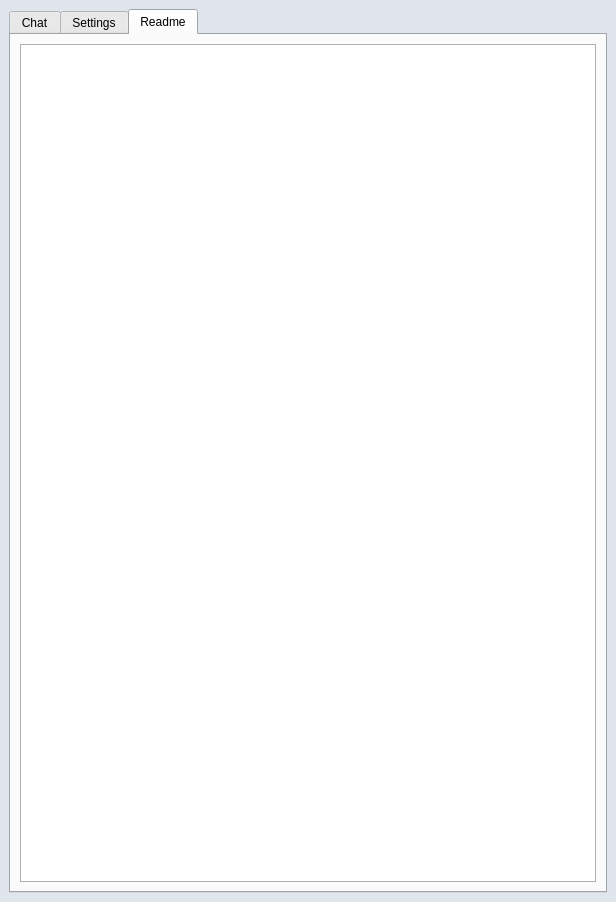
<?xml version="1.0" encoding="UTF-8"?>
<ui version="4.0">
 <class>QGISGPTPluginDockWidgetBase</class>
 <widget class="QDockWidget" name="QGISGPTPluginDockWidgetBase">
  <property name="geometry">
   <rect>
    <x>0</x>
    <y>0</y>
    <width>616</width>
    <height>902</height>
   </rect>
  </property>
  <property name="sizePolicy">
   <sizepolicy hsizetype="Preferred" vsizetype="Preferred">
    <horstretch>0</horstretch>
    <verstretch>0</verstretch>
   </sizepolicy>
  </property>
  <property name="palette">
   <palette>
    <active>
     <colorrole role="Base">
      <brush brushstyle="SolidPattern">
       <color alpha="255">
        <red>255</red>
        <green>255</green>
        <blue>255</blue>
       </color>
      </brush>
     </colorrole>
     <colorrole role="Window">
      <brush brushstyle="SolidPattern">
       <color alpha="255">
        <red>224</red>
        <green>230</green>
        <blue>236</blue>
       </color>
      </brush>
     </colorrole>
    </active>
    <inactive>
     <colorrole role="Base">
      <brush brushstyle="SolidPattern">
       <color alpha="255">
        <red>255</red>
        <green>255</green>
        <blue>255</blue>
       </color>
      </brush>
     </colorrole>
     <colorrole role="Window">
      <brush brushstyle="SolidPattern">
       <color alpha="255">
        <red>224</red>
        <green>230</green>
        <blue>236</blue>
       </color>
      </brush>
     </colorrole>
    </inactive>
    <disabled>
     <colorrole role="Base">
      <brush brushstyle="SolidPattern">
       <color alpha="255">
        <red>224</red>
        <green>230</green>
        <blue>236</blue>
       </color>
      </brush>
     </colorrole>
     <colorrole role="Window">
      <brush brushstyle="SolidPattern">
       <color alpha="255">
        <red>224</red>
        <green>230</green>
        <blue>236</blue>
       </color>
      </brush>
     </colorrole>
    </disabled>
   </palette>
  </property>
  <property name="windowIcon">
   <iconset>
    <normaloff>icon.png</normaloff>icon.png</iconset>
  </property>
  <property name="floating">
   <bool>false</bool>
  </property>
  <property name="windowTitle">
   <string>QGISGPT</string>
  </property>
  <widget class="QWidget" name="dockWidgetContents">
   <layout class="QVBoxLayout" name="verticalLayout_7">
    <item>
     <widget class="QTabWidget" name="tabWidget">
      <property name="palette">
       <palette>
        <active>
         <colorrole role="Base">
          <brush brushstyle="SolidPattern">
           <color alpha="255">
            <red>255</red>
            <green>255</green>
            <blue>255</blue>
           </color>
          </brush>
         </colorrole>
         <colorrole role="Window">
          <brush brushstyle="SolidPattern">
           <color alpha="255">
            <red>222</red>
            <green>228</green>
            <blue>238</blue>
           </color>
          </brush>
         </colorrole>
        </active>
        <inactive>
         <colorrole role="Base">
          <brush brushstyle="SolidPattern">
           <color alpha="255">
            <red>255</red>
            <green>255</green>
            <blue>255</blue>
           </color>
          </brush>
         </colorrole>
         <colorrole role="Window">
          <brush brushstyle="SolidPattern">
           <color alpha="255">
            <red>222</red>
            <green>228</green>
            <blue>238</blue>
           </color>
          </brush>
         </colorrole>
        </inactive>
        <disabled>
         <colorrole role="Base">
          <brush brushstyle="SolidPattern">
           <color alpha="255">
            <red>222</red>
            <green>228</green>
            <blue>238</blue>
           </color>
          </brush>
         </colorrole>
         <colorrole role="Window">
          <brush brushstyle="SolidPattern">
           <color alpha="255">
            <red>222</red>
            <green>228</green>
            <blue>238</blue>
           </color>
          </brush>
         </colorrole>
        </disabled>
       </palette>
      </property>
      <property name="autoFillBackground">
       <bool>false</bool>
      </property>
      <property name="currentIndex">
       <number>2</number>
      </property>
      <widget class="QWidget" name="tab_interact">
       <property name="sizePolicy">
        <sizepolicy hsizetype="Preferred" vsizetype="Preferred">
         <horstretch>0</horstretch>
         <verstretch>0</verstretch>
        </sizepolicy>
       </property>
       <attribute name="title">
        <string>Chat</string>
       </attribute>
       <layout class="QVBoxLayout" name="verticalLayout_3">
        <item>
         <widget class="QGroupBox" name="groupBox">
          <property name="title">
           <string>Focus Layer</string>
          </property>
          <layout class="QVBoxLayout" name="verticalLayout">
           <item>
            <widget class="QComboBox" name="layerNamesComboBox">
             <property name="currentText">
              <string/>
             </property>
             <property name="currentIndex">
              <number>-1</number>
             </property>
             <property name="maxVisibleItems">
              <number>11</number>
             </property>
             <property name="placeholderText">
              <string>Focus Layer</string>
             </property>
            </widget>
           </item>
          </layout>
         </widget>
        </item>
        <item>
         <widget class="QSplitter" name="splitter_2">
          <property name="orientation">
           <enum>Qt::Vertical</enum>
          </property>
          <widget class="QSplitter" name="splitter">
           <property name="orientation">
            <enum>Qt::Vertical</enum>
           </property>
           <widget class="QTextBrowser" name="textBrowser">
            <property name="palette">
             <palette>
              <active>
               <colorrole role="Base">
                <brush brushstyle="SolidPattern">
                 <color alpha="255">
                  <red>255</red>
                  <green>255</green>
                  <blue>255</blue>
                 </color>
                </brush>
               </colorrole>
              </active>
              <inactive>
               <colorrole role="Base">
                <brush brushstyle="SolidPattern">
                 <color alpha="255">
                  <red>255</red>
                  <green>255</green>
                  <blue>255</blue>
                 </color>
                </brush>
               </colorrole>
              </inactive>
              <disabled>
               <colorrole role="Base">
                <brush brushstyle="SolidPattern">
                 <color alpha="255">
                  <red>240</red>
                  <green>240</green>
                  <blue>240</blue>
                 </color>
                </brush>
               </colorrole>
              </disabled>
             </palette>
            </property>
            <property name="font">
             <font>
              <family>Arial</family>
              <pointsize>10</pointsize>
             </font>
            </property>
            <property name="html">
             <string>&lt;!DOCTYPE HTML PUBLIC &quot;-//W3C//DTD HTML 4.0//EN&quot; &quot;http://www.w3.org/TR/REC-html40/strict.dtd&quot;&gt;
&lt;html&gt;&lt;head&gt;&lt;meta name=&quot;qrichtext&quot; content=&quot;1&quot; /&gt;&lt;style type=&quot;text/css&quot;&gt;
p, li { white-space: pre-wrap; }
&lt;/style&gt;&lt;/head&gt;&lt;body style=&quot; font-family:'Arial'; font-size:10pt; font-weight:400; font-style:normal;&quot;&gt;
&lt;p style=&quot;-qt-paragraph-type:empty; margin-top:0px; margin-bottom:0px; margin-left:0px; margin-right:0px; -qt-block-indent:0; text-indent:0px; font-family:'sans-serif';&quot;&gt;&lt;br /&gt;&lt;/p&gt;&lt;/body&gt;&lt;/html&gt;</string>
            </property>
            <property name="openExternalLinks">
             <bool>true</bool>
            </property>
           </widget>
           <widget class="QWidget" name="">
            <layout class="QHBoxLayout" name="horizontalLayout">
             <item>
              <widget class="QPlainTextEdit" name="inputText">
               <property name="sizePolicy">
                <sizepolicy hsizetype="Preferred" vsizetype="Preferred">
                 <horstretch>0</horstretch>
                 <verstretch>0</verstretch>
                </sizepolicy>
               </property>
               <property name="palette">
                <palette>
                 <active>
                  <colorrole role="Base">
                   <brush brushstyle="SolidPattern">
                    <color alpha="255">
                     <red>227</red>
                     <green>229</green>
                     <blue>248</blue>
                    </color>
                   </brush>
                  </colorrole>
                 </active>
                 <inactive>
                  <colorrole role="Base">
                   <brush brushstyle="SolidPattern">
                    <color alpha="255">
                     <red>227</red>
                     <green>229</green>
                     <blue>248</blue>
                    </color>
                   </brush>
                  </colorrole>
                 </inactive>
                 <disabled>
                  <colorrole role="Base">
                   <brush brushstyle="SolidPattern">
                    <color alpha="255">
                     <red>240</red>
                     <green>240</green>
                     <blue>240</blue>
                    </color>
                   </brush>
                  </colorrole>
                 </disabled>
                </palette>
               </property>
               <property name="frameShape">
                <enum>QFrame::Box</enum>
               </property>
               <property name="frameShadow">
                <enum>QFrame::Plain</enum>
               </property>
               <property name="lineWidth">
                <number>2</number>
               </property>
               <property name="verticalScrollBarPolicy">
                <enum>Qt::ScrollBarAsNeeded</enum>
               </property>
               <property name="horizontalScrollBarPolicy">
                <enum>Qt::ScrollBarAsNeeded</enum>
               </property>
               <property name="backgroundVisible">
                <bool>false</bool>
               </property>
               <property name="placeholderText">
                <string>Your query...</string>
               </property>
              </widget>
             </item>
             <item>
              <widget class="QPushButton" name="submitButton">
               <property name="sizePolicy">
                <sizepolicy hsizetype="Maximum" vsizetype="Maximum">
                 <horstretch>0</horstretch>
                 <verstretch>0</verstretch>
                </sizepolicy>
               </property>
               <property name="maximumSize">
                <size>
                 <width>65</width>
                 <height>65</height>
                </size>
               </property>
               <property name="palette">
                <palette>
                 <active>
                  <colorrole role="Button">
                   <brush brushstyle="SolidPattern">
                    <color alpha="255">
                     <red>212</red>
                     <green>219</green>
                     <blue>240</blue>
                    </color>
                   </brush>
                  </colorrole>
                 </active>
                 <inactive>
                  <colorrole role="Button">
                   <brush brushstyle="SolidPattern">
                    <color alpha="255">
                     <red>212</red>
                     <green>219</green>
                     <blue>240</blue>
                    </color>
                   </brush>
                  </colorrole>
                 </inactive>
                 <disabled>
                  <colorrole role="Button">
                   <brush brushstyle="SolidPattern">
                    <color alpha="255">
                     <red>212</red>
                     <green>219</green>
                     <blue>240</blue>
                    </color>
                   </brush>
                  </colorrole>
                 </disabled>
                </palette>
               </property>
               <property name="text">
                <string/>
               </property>
               <property name="icon">
                <iconset>
                 <normaloff>icon.png</normaloff>icon.png</iconset>
               </property>
               <property name="iconSize">
                <size>
                 <width>32</width>
                 <height>32</height>
                </size>
               </property>
               <property name="autoDefault">
                <bool>false</bool>
               </property>
               <property name="default">
                <bool>false</bool>
               </property>
               <property name="flat">
                <bool>false</bool>
               </property>
              </widget>
             </item>
            </layout>
           </widget>
          </widget>
          <widget class="QGroupBox" name="groupBox_3">
           <property name="title">
            <string>Python Code Preview</string>
           </property>
           <layout class="QVBoxLayout" name="verticalLayout_4">
            <item>
             <widget class="QTextEdit" name="outputText">
              <property name="sizePolicy">
               <sizepolicy hsizetype="Expanding" vsizetype="Expanding">
                <horstretch>0</horstretch>
                <verstretch>0</verstretch>
               </sizepolicy>
              </property>
              <property name="palette">
               <palette>
                <active>
                 <colorrole role="WindowText">
                  <brush brushstyle="SolidPattern">
                   <color alpha="255">
                    <red>0</red>
                    <green>0</green>
                    <blue>0</blue>
                   </color>
                  </brush>
                 </colorrole>
                 <colorrole role="Text">
                  <brush brushstyle="SolidPattern">
                   <color alpha="255">
                    <red>238</red>
                    <green>238</green>
                    <blue>238</blue>
                   </color>
                  </brush>
                 </colorrole>
                 <colorrole role="Base">
                  <brush brushstyle="SolidPattern">
                   <color alpha="255">
                    <red>85</red>
                    <green>85</green>
                    <blue>85</blue>
                   </color>
                  </brush>
                 </colorrole>
                 <colorrole role="AlternateBase">
                  <brush brushstyle="SolidPattern">
                   <color alpha="255">
                    <red>24</red>
                    <green>24</green>
                    <blue>24</blue>
                   </color>
                  </brush>
                 </colorrole>
                 <colorrole role="PlaceholderText">
                  <brush brushstyle="SolidPattern">
                   <color alpha="128">
                    <red>238</red>
                    <green>238</green>
                    <blue>238</blue>
                   </color>
                  </brush>
                 </colorrole>
                </active>
                <inactive>
                 <colorrole role="WindowText">
                  <brush brushstyle="SolidPattern">
                   <color alpha="255">
                    <red>0</red>
                    <green>0</green>
                    <blue>0</blue>
                   </color>
                  </brush>
                 </colorrole>
                 <colorrole role="Text">
                  <brush brushstyle="SolidPattern">
                   <color alpha="255">
                    <red>238</red>
                    <green>238</green>
                    <blue>238</blue>
                   </color>
                  </brush>
                 </colorrole>
                 <colorrole role="Base">
                  <brush brushstyle="SolidPattern">
                   <color alpha="255">
                    <red>85</red>
                    <green>85</green>
                    <blue>85</blue>
                   </color>
                  </brush>
                 </colorrole>
                 <colorrole role="AlternateBase">
                  <brush brushstyle="SolidPattern">
                   <color alpha="255">
                    <red>24</red>
                    <green>24</green>
                    <blue>24</blue>
                   </color>
                  </brush>
                 </colorrole>
                 <colorrole role="PlaceholderText">
                  <brush brushstyle="SolidPattern">
                   <color alpha="128">
                    <red>238</red>
                    <green>238</green>
                    <blue>238</blue>
                   </color>
                  </brush>
                 </colorrole>
                </inactive>
                <disabled>
                 <colorrole role="WindowText">
                  <brush brushstyle="SolidPattern">
                   <color alpha="255">
                    <red>120</red>
                    <green>120</green>
                    <blue>120</blue>
                   </color>
                  </brush>
                 </colorrole>
                 <colorrole role="Text">
                  <brush brushstyle="SolidPattern">
                   <color alpha="255">
                    <red>120</red>
                    <green>120</green>
                    <blue>120</blue>
                   </color>
                  </brush>
                 </colorrole>
                 <colorrole role="Base">
                  <brush brushstyle="SolidPattern">
                   <color alpha="255">
                    <red>240</red>
                    <green>240</green>
                    <blue>240</blue>
                   </color>
                  </brush>
                 </colorrole>
                 <colorrole role="AlternateBase">
                  <brush brushstyle="SolidPattern">
                   <color alpha="255">
                    <red>24</red>
                    <green>24</green>
                    <blue>24</blue>
                   </color>
                  </brush>
                 </colorrole>
                 <colorrole role="PlaceholderText">
                  <brush brushstyle="SolidPattern">
                   <color alpha="128">
                    <red>0</red>
                    <green>0</green>
                    <blue>0</blue>
                   </color>
                  </brush>
                 </colorrole>
                </disabled>
               </palette>
              </property>
              <property name="font">
               <font>
                <family>Courier</family>
               </font>
              </property>
              <property name="cursor" stdset="0">
               <cursorShape>IBeamCursor</cursorShape>
              </property>
              <property name="acceptDrops">
               <bool>false</bool>
              </property>
              <property name="autoFillBackground">
               <bool>false</bool>
              </property>
              <property name="frameShape">
               <enum>QFrame::Box</enum>
              </property>
              <property name="frameShadow">
               <enum>QFrame::Plain</enum>
              </property>
              <property name="verticalScrollBarPolicy">
               <enum>Qt::ScrollBarAsNeeded</enum>
              </property>
              <property name="horizontalScrollBarPolicy">
               <enum>Qt::ScrollBarAlwaysOff</enum>
              </property>
             </widget>
            </item>
            <item>
             <layout class="QHBoxLayout" name="horizontalLayout_2">
              <item>
               <widget class="QPushButton" name="outputClearButton">
                <property name="text">
                 <string>Clear</string>
                </property>
               </widget>
              </item>
              <item>
               <widget class="QPushButton" name="executeButton">
                <property name="text">
                 <string>Run python</string>
                </property>
               </widget>
              </item>
              <item>
               <widget class="QCheckBox" name="autoExecCheckBox">
                <property name="sizePolicy">
                 <sizepolicy hsizetype="Maximum" vsizetype="Fixed">
                  <horstretch>0</horstretch>
                  <verstretch>0</verstretch>
                 </sizepolicy>
                </property>
                <property name="text">
                 <string>Autoexec</string>
                </property>
               </widget>
              </item>
             </layout>
            </item>
           </layout>
          </widget>
         </widget>
        </item>
       </layout>
      </widget>
      <widget class="QWidget" name="tab_settings">
       <property name="sizePolicy">
        <sizepolicy hsizetype="Preferred" vsizetype="Preferred">
         <horstretch>0</horstretch>
         <verstretch>0</verstretch>
        </sizepolicy>
       </property>
       <attribute name="title">
        <string>Settings</string>
       </attribute>
       <layout class="QVBoxLayout" name="verticalLayout_2">
        <item>
         <widget class="QGroupBox" name="groupBox_4">
          <property name="title">
           <string>API Keys</string>
          </property>
          <layout class="QVBoxLayout" name="verticalLayout_8">
           <item>
            <widget class="QLabel" name="label">
             <property name="font">
              <font>
               <weight>75</weight>
               <bold>true</bold>
              </font>
             </property>
             <property name="text">
              <string>OpenAI</string>
             </property>
            </widget>
           </item>
           <item>
            <layout class="QGridLayout" name="gridLayout">
             <item row="0" column="0">
              <widget class="QLabel" name="label_4">
               <property name="text">
                <string>API Key</string>
               </property>
              </widget>
             </item>
             <item row="1" column="0">
              <widget class="QLabel" name="label_5">
               <property name="text">
                <string>Assistant ID</string>
               </property>
              </widget>
             </item>
             <item row="1" column="1">
              <widget class="QLineEdit" name="lineEdit">
               <property name="placeholderText">
                <string>QGISGPT Assistant ID</string>
               </property>
              </widget>
             </item>
             <item row="0" column="1">
              <widget class="QLineEdit" name="APIKey_OpenAI">
               <property name="inputMask">
                <string notr="true"/>
               </property>
               <property name="text">
                <string notr="true"/>
               </property>
               <property name="maxLength">
                <number>128</number>
               </property>
               <property name="echoMode">
                <enum>QLineEdit::PasswordEchoOnEdit</enum>
               </property>
               <property name="placeholderText">
                <string>Your OpenAI API key</string>
               </property>
               <property name="clearButtonEnabled">
                <bool>false</bool>
               </property>
              </widget>
             </item>
            </layout>
           </item>
           <item>
            <widget class="QLabel" name="label_3">
             <property name="font">
              <font>
               <weight>75</weight>
               <bold>true</bold>
              </font>
             </property>
             <property name="text">
              <string>Xaisim</string>
             </property>
            </widget>
           </item>
           <item>
            <widget class="QLineEdit" name="APIKey_Xaisim">
             <property name="inputMask">
              <string notr="true"/>
             </property>
             <property name="text">
              <string notr="true"/>
             </property>
             <property name="maxLength">
              <number>128</number>
             </property>
             <property name="echoMode">
              <enum>QLineEdit::PasswordEchoOnEdit</enum>
             </property>
             <property name="placeholderText">
              <string>Your Xaisim API key</string>
             </property>
             <property name="clearButtonEnabled">
              <bool>false</bool>
             </property>
            </widget>
           </item>
           <item>
            <widget class="QLabel" name="label_2">
             <property name="font">
              <font>
               <weight>75</weight>
               <bold>true</bold>
              </font>
             </property>
             <property name="text">
              <string>Zapier</string>
             </property>
            </widget>
           </item>
           <item>
            <widget class="QLineEdit" name="APIKey_Zapier">
             <property name="inputMask">
              <string notr="true"/>
             </property>
             <property name="text">
              <string notr="true"/>
             </property>
             <property name="maxLength">
              <number>128</number>
             </property>
             <property name="echoMode">
              <enum>QLineEdit::PasswordEchoOnEdit</enum>
             </property>
             <property name="placeholderText">
              <string>Your Zapier API key</string>
             </property>
             <property name="clearButtonEnabled">
              <bool>false</bool>
             </property>
            </widget>
           </item>
           <item>
            <widget class="QLabel" name="label_6">
             <property name="font">
              <font>
               <weight>75</weight>
               <bold>true</bold>
              </font>
             </property>
             <property name="text">
              <string>Custom</string>
             </property>
            </widget>
           </item>
           <item>
            <layout class="QGridLayout" name="gridLayout_2">
             <item row="2" column="1">
              <widget class="QLineEdit" name="lineEdit_5"/>
             </item>
             <item row="1" column="1">
              <widget class="QLineEdit" name="lineEdit_3"/>
             </item>
             <item row="0" column="0">
              <widget class="QLabel" name="label_7">
               <property name="text">
                <string>URL</string>
               </property>
              </widget>
             </item>
             <item row="2" column="0">
              <widget class="QLineEdit" name="lineEdit_4"/>
             </item>
             <item row="0" column="1">
              <widget class="QLabel" name="label_8">
               <property name="text">
                <string>Key</string>
               </property>
              </widget>
             </item>
             <item row="1" column="0">
              <widget class="QLineEdit" name="lineEdit_2"/>
             </item>
             <item row="3" column="0">
              <widget class="QLineEdit" name="lineEdit_6"/>
             </item>
             <item row="3" column="1">
              <widget class="QLineEdit" name="lineEdit_7"/>
             </item>
            </layout>
           </item>
          </layout>
         </widget>
        </item>
        <item>
         <spacer name="verticalSpacer">
          <property name="orientation">
           <enum>Qt::Vertical</enum>
          </property>
          <property name="sizeHint" stdset="0">
           <size>
            <width>20</width>
            <height>40</height>
           </size>
          </property>
         </spacer>
        </item>
       </layout>
      </widget>
      <widget class="QWidget" name="tab_3">
       <attribute name="title">
        <string>Readme</string>
       </attribute>
       <layout class="QVBoxLayout" name="verticalLayout_5">
        <item>
         <widget class="QTextBrowser" name="textBrowserReadme">
          <property name="openExternalLinks">
           <bool>true</bool>
          </property>
         </widget>
        </item>
       </layout>
      </widget>
     </widget>
    </item>
   </layout>
  </widget>
 </widget>
 <resources/>
 <connections/>
</ui>
